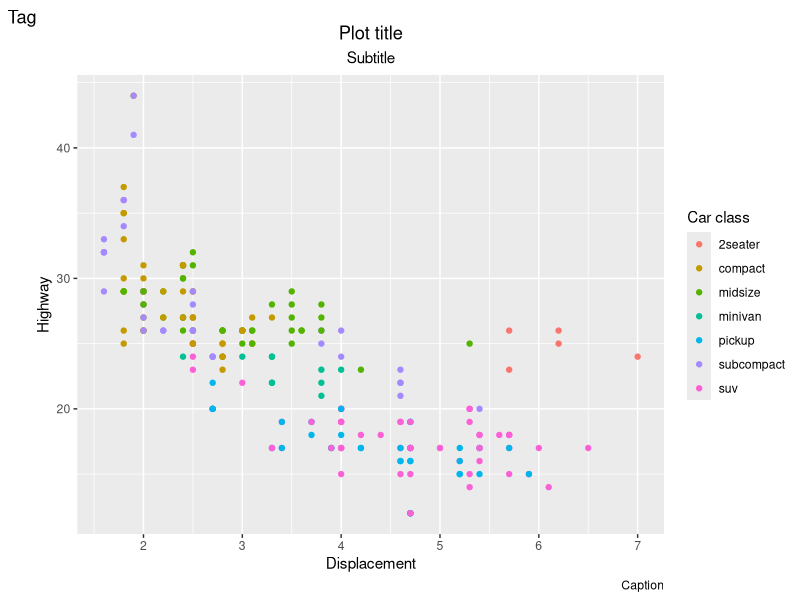
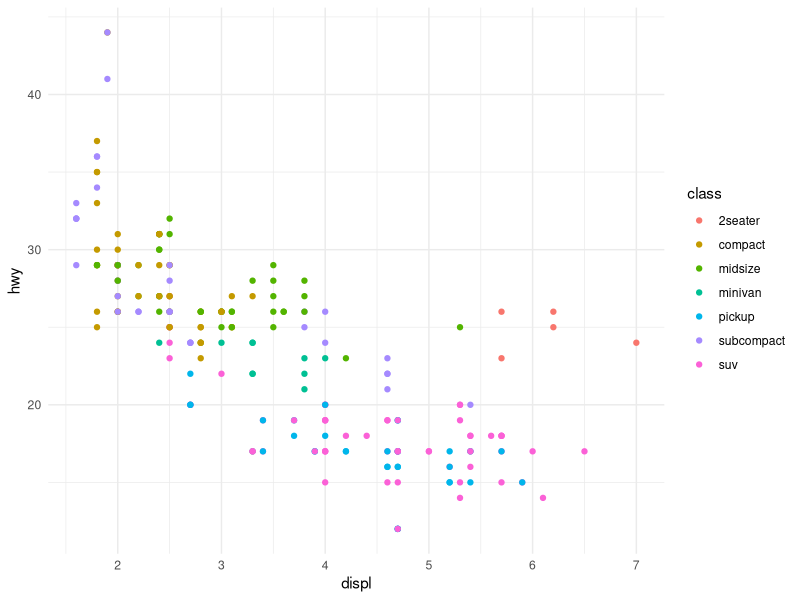
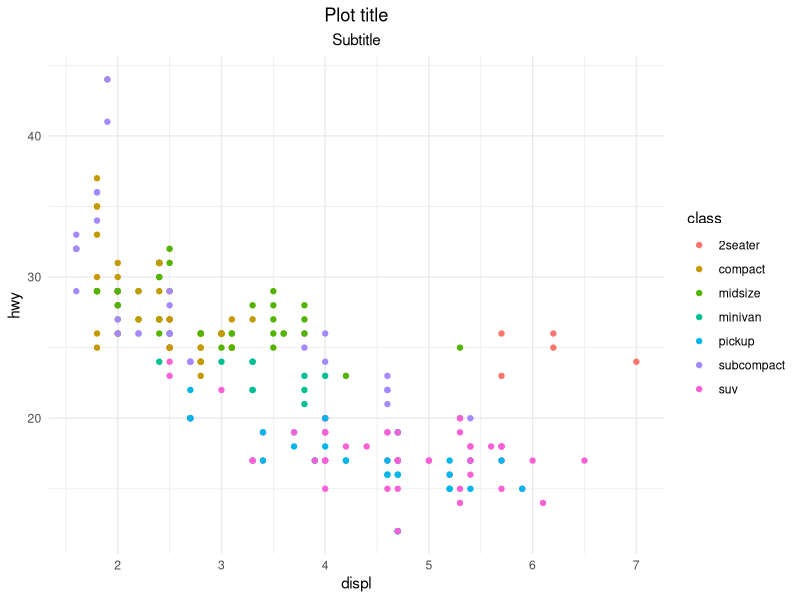
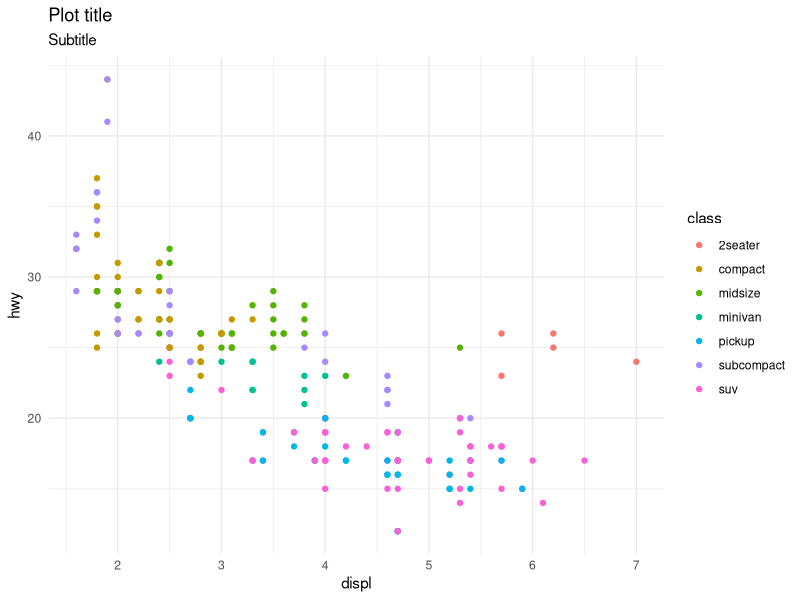

These figures' R source, in order:
library(tidyverse)

mpg %>%
  ggplot(aes(x = displ, y = hwy, color = class)) +
  geom_point() +
  labs(
    x = "Displacement",
    y = "Highway",
    color = "Car class",
    title = "Plot title",
    subtitle = "Subtitle",
    caption = "Caption",
    tag = "Tag"
  ) +
  theme(
    plot.title = element_text(hjust = 0.5),
    plot.subtitle = element_text(hjust = 0.5)
  )

mpg %>%
  ggplot(aes(x = displ, y = hwy, color = class)) +
  geom_point() +
  theme_minimal()

mpg %>%
  ggplot(aes(x = displ, y = hwy, color = class)) +
  geom_point() +
  theme_minimal() +
  labs(
    title = "Plot title",
    subtitle = "Subtitle"
  ) +
  theme(
    plot.title = element_text(hjust = 0.5),
    plot.subtitle = element_text(hjust = 0.5)
  )

mpg %>%
  ggplot(aes(x = displ, y = hwy, color = class)) +
  geom_point() +
  labs(
    title = "Plot title",
    subtitle = "Subtitle"
  ) +
  theme(
    plot.title = element_text(hjust = 0.5),
    plot.subtitle = element_text(hjust = 0.5)
  ) +
  theme_minimal()
